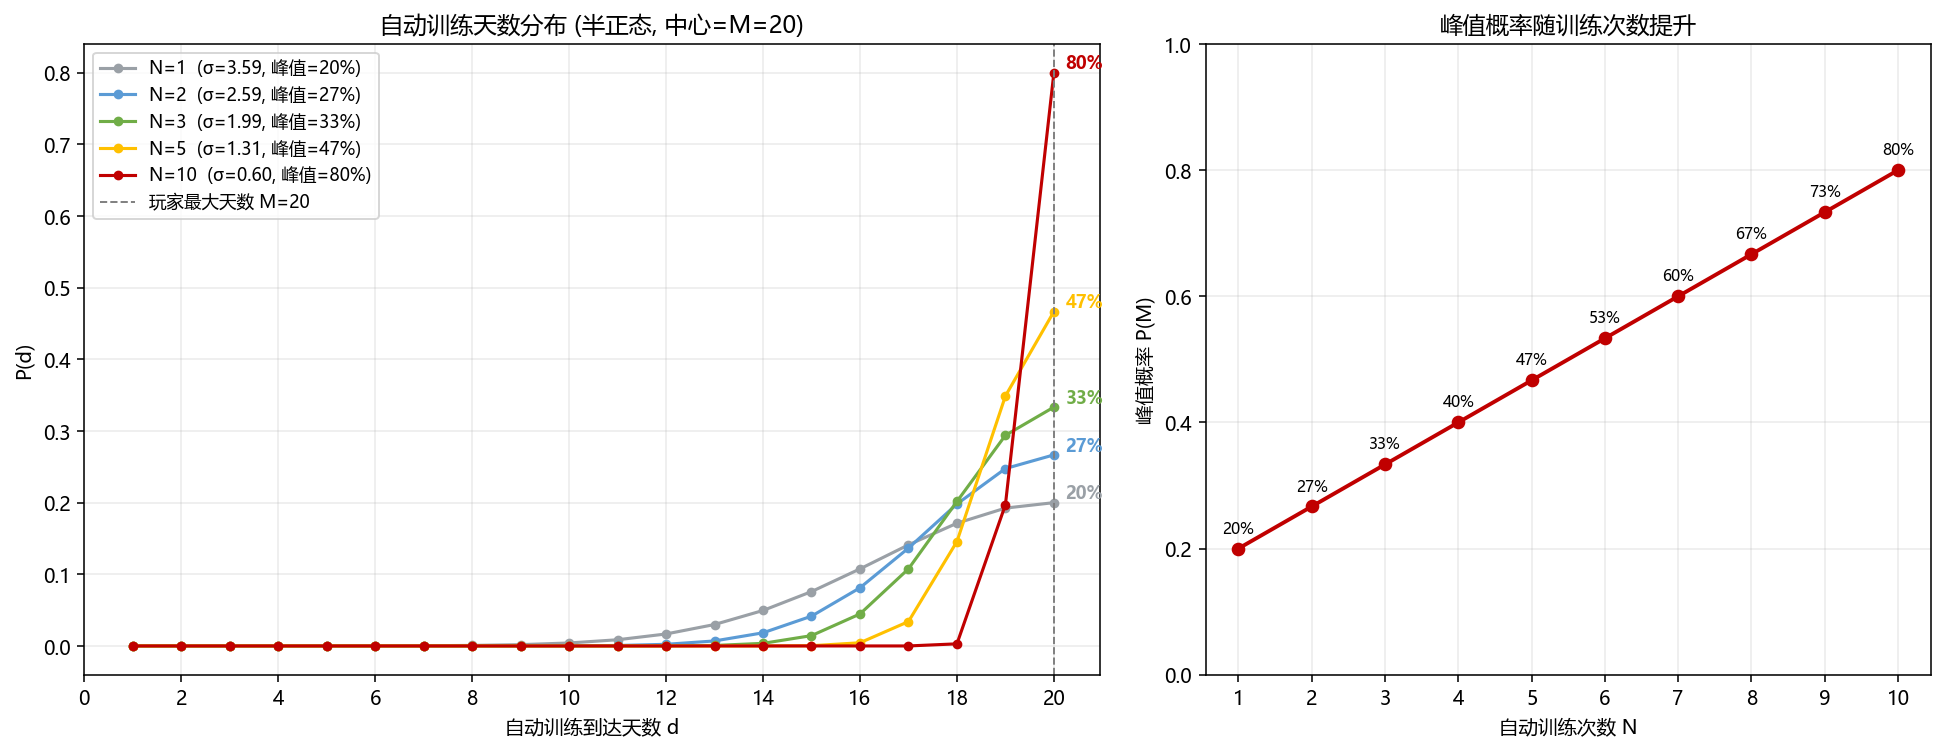

Here is the Python script that generated this plot:
"""
自动训练天数分布设计
- 横轴: 训练天数 d (1..M)
- 纵轴: 落在该天数的概率 P(d)
- 正态分布中心 = M (玩家最远训练天数)
- 截掉右侧 (d > M), 保留左半
- 随自动训练次数 N 增大, 峰值 P(M) 增大
- 约束: N=1 -> P(M)=0.20 ; N=10 -> P(M)=0.80
"""
import numpy as np
import matplotlib.pyplot as plt
import matplotlib
matplotlib.rcParams["font.sans-serif"] = ["Microsoft YaHei", "SimHei", "Arial Unicode MS"]
matplotlib.rcParams["axes.unicode_minus"] = False

M = 20  # 玩家最大训练天数

def peak_target(N):
    """N=1 -> 0.20, N=10 -> 0.80 线性插值, 两侧截断"""
    p = 0.20 + (0.80 - 0.20) * (N - 1) / (10 - 1)
    return float(np.clip(p, 0.20, 0.80))

def Z_of_sigma(sigma, M):
    k = np.arange(0, M)  # k = M - d, k=0..M-1
    return np.sum(np.exp(-k*k / (2*sigma*sigma)))

def sigma_for_peak(p_target, M, lo=1e-3, hi=100.0):
    """二分法求 sigma 使得 1/Z = p_target  <=>  Z = 1/p_target"""
    target_Z = 1.0 / p_target
    for _ in range(200):
        mid = (lo + hi) * 0.5
        Z = Z_of_sigma(mid, M)
        if Z < target_Z:        # sigma 太小, 集中度太高 -> 需要更大 sigma
            lo = mid
        else:
            hi = mid
    return (lo + hi) * 0.5

def dist(M, sigma):
    """返回 P[d-1], 即 P[0]对应 d=1, P[M-1]对应 d=M (峰值)"""
    k = np.arange(0, M)        # k = M - d, k=0 -> d=M (峰值)
    w = np.exp(-k*k / (2*sigma*sigma))[::-1]  # 反转使索引 = d-1
    return w / w.sum()

# ---- 计算 ----
N_list = [1, 2, 3, 5, 10]
results = []
for N in N_list:
    p = peak_target(N)
    s = sigma_for_peak(p, M)
    P = dist(M, s)
    results.append((N, p, s, P))
    print(f"N={N:2d}  peak_target={p:.3f}  sigma={s:.4f}  P(M)={P[-1]:.4f}  sum={P.sum():.4f}")

# ---- 画图: 左图分布, 右图 peak-N 曲线 ----
fig, axes = plt.subplots(1, 2, figsize=(14, 5.5), gridspec_kw={"width_ratios":[1.4, 1]})

ax = axes[0]
days = np.arange(1, M+1)
colors = ["#9aa0a6", "#5b9bd5", "#70ad47", "#ffc000", "#c00000"]
for (N, p, s, P), c in zip(results, colors):
    ax.plot(days, P, "-o", color=c, ms=4, lw=1.6,
            label=f"N={N}  (σ={s:.2f}, 峰值={P[-1]*100:.0f}%)")
    ax.annotate(f"{P[-1]*100:.0f}%",
                xy=(M, P[-1]), xytext=(6, 2), textcoords="offset points",
                color=c, fontsize=9, fontweight="bold")
ax.axvline(M, color="#7f7f7f", ls="--", lw=1, label=f"玩家最大天数 M={M}")
ax.set_xlabel("自动训练到达天数 d")
ax.set_ylabel("P(d)")
ax.set_title(f"自动训练天数分布 (半正态, 中心=M={M})")
ax.set_xticks(np.arange(0, M+1, 2))
ax.grid(alpha=0.25)
ax.legend(fontsize=9, loc="upper left")

ax = axes[1]
Ns = np.arange(1, 11)
peaks = [peak_target(N) for N in Ns]
ax.plot(Ns, peaks, "-o", color="#c00000", lw=2, ms=6)
for N, p in zip(Ns, peaks):
    ax.annotate(f"{p*100:.0f}%", (N, p), textcoords="offset points",
                xytext=(0, 8), ha="center", fontsize=8)
ax.set_xlabel("自动训练次数 N")
ax.set_ylabel("峰值概率 P(M)")
ax.set_title("峰值概率随训练次数提升")
ax.set_xticks(Ns)
ax.set_ylim(0, 1.0)
ax.grid(alpha=0.25)

plt.tight_layout()
out = "D:/Al/技能设计/attachments/auto_train_dist.png"
plt.savefig(out, dpi=140, bbox_inches="tight")
print("saved:", out)
